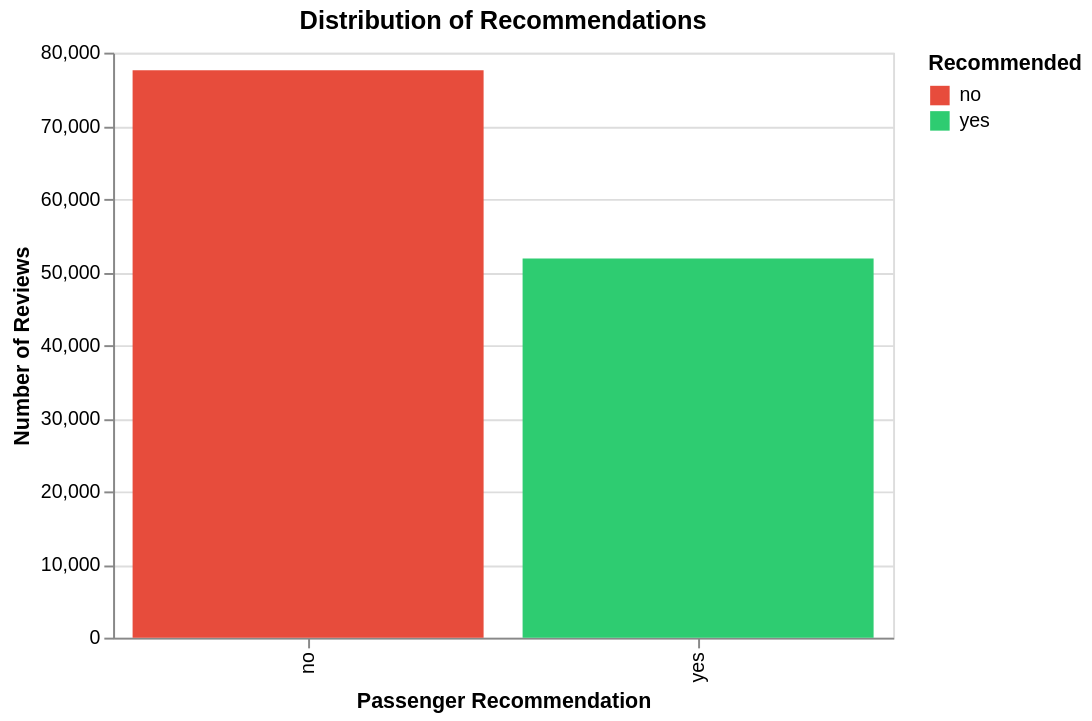

Notebook code cell kept with this figure:
### Markdown cell above
#### Recommendation Distribution Yes/No

### Code cell
barchart_Recommended = alt.Chart(df).mark_bar().encode(
    x=alt.X('Recommended:N', title='Passenger Recommendation'),
    y=alt.Y('count()', title='Number of Reviews'),
    color=alt.Color('Recommended:N',
                    scale=alt.Scale(domain=['no', 'yes'],
                                   range=['#e74c3c', '#2ecc71']))
).properties(
    title='Distribution of Recommendations',
    width=400
)

barchart_Recommended

### Figure 1 — Vega specification as saved in the notebook (floating-point values rounded to 4 significant figures)
{"$schema": "https://vega.github.io/schema/vega/v5.json", "data": [{"name": "source_0", "values": [{"Recommended": "yes", "__count": 51858}, {"Recommended": "no", "__count": 77597}]}, {"name": "source_0_x_domain_Recommended", "values": [{"Recommended": "yes"}, {"Recommended": "no"}]}, {"name": "source_0_y_domain___count", "values": [{"min": 51858, "max": 77597}]}], "marks": [{"type": "rect", "name": "marks", "from": {"data": "source_0"}, "encode": {"update": {"y": {"field": "__count", "scale": "y"}, "y2": {"value": 0, "scale": "y"}, "x": {"field": "Recommended", "scale": "x"}, "fill": {"field": "Recommended", "scale": "color"}, "width": {"signal": "max(0.25, bandwidth('x'))"}}}, "style": ["bar"]}], "scales": [{"name": "x", "type": "band", "domain": {"data": "source_0_x_domain_Recommended", "field": "Recommended", "sort": true}, "range": [0, {"signal": "width"}], "paddingOuter": 0.05, "paddingInner": 0.1}, {"name": "y", "type": "linear", "domain": [{"signal": "(data(\"source_0_y_domain___count\")[0] || {}).min"}, {"signal": "(data(\"source_0_y_domain___count\")[0] || {}).max"}], "range": [{"signal": "height"}, 0], "nice": true, "zero": true}, {"name": "color", "type": "ordinal", "domain": ["no", "yes"], "range": ["#e74c3c", "#2ecc71"]}], "axes": [{"scale": "y", "orient": "left", "gridScale": "x", "grid": true, "minExtent": 0, "ticks": false, "zindex": 0, "maxExtent": 0, "labels": false, "tickCount": {"signal": "ceil(height/40)"}, "domain": false, "aria": false}, {"scale": "x", "labelAngle": 270, "labelBaseline": "middle", "zindex": 0, "title": "Passenger Recommendation", "orient": "bottom", "grid": false, "labelAlign": "right"}, {"scale": "y", "orient": "left", "title": "Number of Reviews", "labelOverlap": true, "tickCount": {"signal": "ceil(height/40)"}, "zindex": 0, "grid": false}], "title": {"text": "Distribution of Recommendations", "frame": "group"}, "style": "cell", "height": 300, "padding": 5, "background": "white", "width": 400, "legends": [{"fill": "color", "symbolType": "square", "title": "Recommended"}]}
